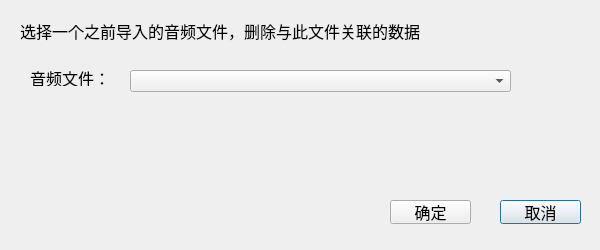
<?xml version="1.0" encoding="UTF-8"?>
<ui version="4.0">
 <class>DeleteInfoByWavDialog</class>
 <widget class="QDialog" name="DeleteInfoByWavDialog">
  <property name="geometry">
   <rect>
    <x>0</x>
    <y>0</y>
    <width>600</width>
    <height>250</height>
   </rect>
  </property>
  <property name="minimumSize">
   <size>
    <width>600</width>
    <height>250</height>
   </size>
  </property>
  <property name="maximumSize">
   <size>
    <width>600</width>
    <height>250</height>
   </size>
  </property>
  <property name="font">
   <font>
    <pointsize>12</pointsize>
   </font>
  </property>
  <property name="windowTitle">
   <string>删除数据</string>
  </property>
  <widget class="QLabel" name="label">
   <property name="geometry">
    <rect>
     <x>20</x>
     <y>21</y>
     <width>561</width>
     <height>20</height>
    </rect>
   </property>
   <property name="text">
    <string>选择一个之前导入的音频文件，删除与此文件关联的数据</string>
   </property>
  </widget>
  <widget class="QLabel" name="label_2">
   <property name="geometry">
    <rect>
     <x>30</x>
     <y>70</y>
     <width>81</width>
     <height>16</height>
    </rect>
   </property>
   <property name="text">
    <string>音频文件：</string>
   </property>
  </widget>
  <widget class="QPushButton" name="pushButton_back">
   <property name="geometry">
    <rect>
     <x>500</x>
     <y>200</y>
     <width>81</width>
     <height>24</height>
    </rect>
   </property>
   <property name="text">
    <string>取消</string>
   </property>
  </widget>
  <widget class="QPushButton" name="pushButton_submit">
   <property name="geometry">
    <rect>
     <x>390</x>
     <y>200</y>
     <width>81</width>
     <height>24</height>
    </rect>
   </property>
   <property name="text">
    <string>确定</string>
   </property>
  </widget>
  <widget class="QLabel" name="error_lable">
   <property name="geometry">
    <rect>
     <x>30</x>
     <y>170</y>
     <width>541</width>
     <height>16</height>
    </rect>
   </property>
   <property name="font">
    <font>
     <pointsize>12</pointsize>
    </font>
   </property>
   <property name="styleSheet">
    <string notr="true">color: red;</string>
   </property>
   <property name="text">
    <string/>
   </property>
  </widget>
  <widget class="QComboBox" name="comboBox_files">
   <property name="geometry">
    <rect>
     <x>130</x>
     <y>70</y>
     <width>381</width>
     <height>22</height>
    </rect>
   </property>
  </widget>
 </widget>
 <resources/>
 <connections/>
</ui>
